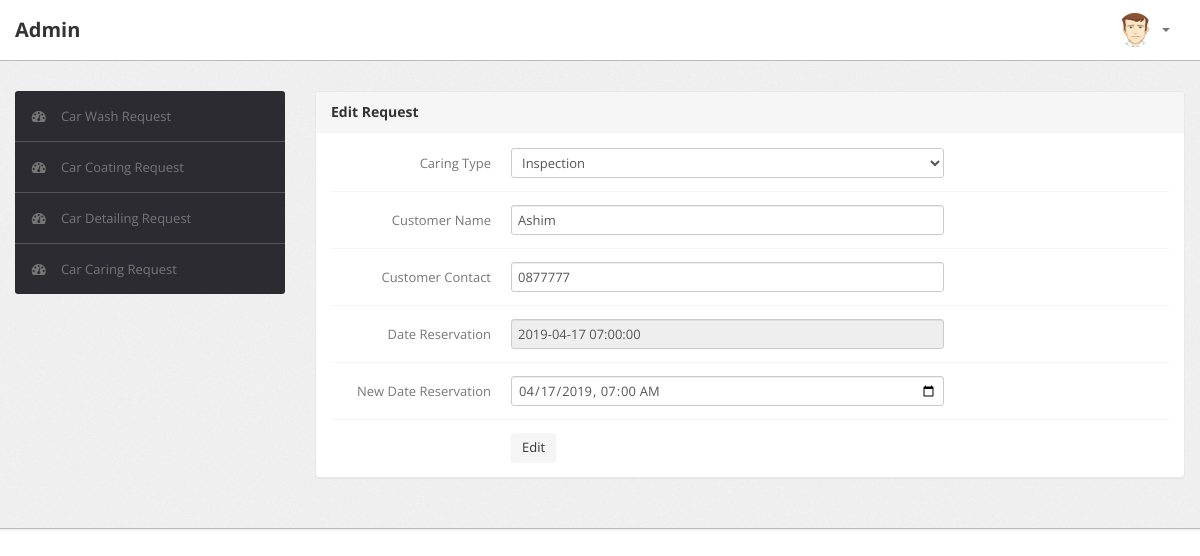
Screenshot of /admin/edit_caring.php?id=8 with the database file from the repository.
### tables this page shows
CREATE TABLE IF NOT EXISTS `caring` (
  `id` int(11) NOT NULL AUTO_INCREMENT,
  `type` varchar(100) NOT NULL,
  `name` varchar(100) NOT NULL,
  `no` varchar(100) NOT NULL,
  `date` datetime NOT NULL,
  `status` varchar(100) NOT NULL,
  PRIMARY KEY (`id`)
);

### admin/edit_caring.php (the view, shortened to what this page needs)
<?php
	$id = $_GET['id'];
	require_once('db_login.php');
	$db = new mysqli($db_host, $db_username, $db_password, $db_database);
	if (!isset($_POST["submitEditWash"])){
		$queryq = " SELECT * FROM caring WHERE id='".$id."' ";
		$resultq = $db->query( $queryq );
		if (!$resultq){
			die ("Could not query the database: <br />". $db->error);
		}else{
			while ($row = $resultq->fetch_object()){
				$id = $row->id;
				$type = $row->type;
				$name = $row->name;
				$no = $row->no;
				$date = $row->date;
			}
		}
		}
?>
<!DOCTYPE html>
<html lang="en">
<head>
	<link type="text/css" href="bootstrap/css/bootstrap.min.css" rel="stylesheet">
	<link type="text/css" href="bootstrap/css/bootstrap-responsive.min.css" rel="stylesheet">
	<link type="text/css" href="css/theme.css" rel="stylesheet">
	<link type="text/css" href="images/icons/css/font-awesome.css" rel="stylesheet">
</head>
<body>
	<div class="navbar navbar-fixed-top">
		<div class="navbar-inner">
			<div class="container">
			  	<a class="brand" href="index_admin.php">
			  		Admin
			  	</a>
				<div class="nav-collapse collapse navbar-inverse-collapse">
					<ul class="nav pull-right">
						<li><a href="#">
						</a></li>
						<li class="nav-user dropdown">
							<a href="#" class="dropdown-toggle" data-toggle="dropdown">
								<img src="images/user.png" class="nav-avatar" />
								<b class="caret"></b>
							</a>
						</li>
					</ul>
				</div>
			</div>
		</div>
	</div>
	<div class="wrapper">
		<div class="container">
			<div class="row">
				<div class="span3">
					<div class="sidebar">
						<ul class="widget widget-menu unstyled">
							<li class="active">
								<a href="index_admin.php">
									<i class="menu-icon icon-dashboard"></i>
									Car Wash Request
								</a>
							</li>
							<li>
								<a href="coating.php">
									<i class="menu-icon icon-dashboard"></i>
									Car Coating Request
								</a>
							</li>
							<li>
								<a href="detailing.php">
									<i class="menu-icon icon-dashboard"></i>
									Car Detailing Request
								</a>
							</li>
							<li>
								<a href="caring.php">
									<i class="menu-icon icon-dashboard"></i>
									Car Caring Request
								</a>
							</li>
						</ul>
					</div>
				</div>
				<div class="span9">
					<div class="content">
						<div class="module">
							<div class="module-head">
								<h3>Edit Request</h3>
							</div>
							<div class="module-body">
								<form class="form-horizontal row-fluid" role="form" method="POST" autocomplete="on" action="<?php echo htmlspecialchars($_SERVER["PHP_SELF"]);?>?id=<?php echo $id;?>" enctype="multipart/form-data">
										<div class="control-group">
											<label class="control-label" for="basicinput">Caring Type </label>
											<div class="controls">
												<select tabindex="1" value="<?php echo $type;?>" name="type" class="span8">
													<option name="type" value="Inspection"<?php if (isset($type) && $type == "Inspection") echo 'selected="true"';?>>Inspection</option>
												</select>
											</div>
										</div>
										<div class="control-group">
											<label class="control-label" for="basicinput">Customer Name</label>
											<div class="controls">
												<input type="text" name="name" pattern="[a-zA-Z\s]+" title="Letters only, space allowed" value="<?php echo $name;?>" class="span8 tip" required="">
											</div>
										</div>
										<div class="control-group">
											<label class="control-label" for="basicinput">Customer Contact</label>
											<div class="controls">
												<input type="text" name="no" pattern= "[0-9]+" title="Numbers only" value="<?php echo $no;?>" class="span8 tip" required="">
											</div>
										</div>
										<div class="control-group">
											<label class="control-label" for="basicinput">Date Reservation</label>
											<div class="controls">
												<input type="text" name="date" value="<?php echo $date;?>" class="span8 tip" readonly>
											</div>
										</div>
										<div class="control-group">
											<label class="control-label" for="basicinput">New Date Reservation</label>
											<div class="controls">
												<input type="datetime-local" name="date" value="<?php echo $date;?>" class="span8 tip" required="">
											</div>
										</div>
										<div class="control-group">
											<div class="controls">
												<button type="submit" name="submitEditWash" class="btn">Edit</button>
											</div>
										</div>
									</form>
							</div>
						</div>
					</div>
				</div>
			</div>
		</div>
	</div>
</body>

### admin/css/theme.css (style rules this page uses)
body { font-size: 13px; font-family: 'Open Sans', Arial, sans-serif; background: #fff; color: #777 }
h1, h2, h3, h4, h5, h6 { color: #333; margin-top: 0 }
h3 { font-size: 20px }
strong, b { color: #555 }
.wrapper { background: url(../images/bg.png) #eee; border-bottom: 1px solid #bbb; -webkit-box-shadow: 0 1px 2px rgba(0,0,0,0.1); -moz-box-shadow: 0 1px 2px rgba(0,0,0,0.1); box-shadow: 0 1px 2px rgba(0,0,0,0.1); padding: 30px 0 }
form { margin: 0 }
select, textarea, input[type="text"], input[type="password"], input[type="datetime"], input[type="datetime-local"], input[type="date"], input[type="month"], input[type="time"], input[type="week"], input[type="number"], input[type="email"], input[type="url"], input[type="search"], input[type="tel"], input[type="color"], .uneditable-input, label, input, button, select, textarea { -webkit-border-radius: 3px; -moz-border-radius: 3px; border-radius: 3px; font-size: 13px; font-family: 'Open Sans', Tahoma, Arial, sans-serif }
body [class^="icon-"], body [class*=" icon-"] { font-size: 14px; line-height: 20px; height: 20px }
.module { background: #fff; -webkit-border-radius: 3px; -moz-border-radius: 3px; border-radius: 3px; border: 1px solid #ccc; border-bottom-color: #bbb; -webkit-box-shadow: 0 0 1px rgba(0,0,0,0.2); -moz-box-shadow: 0 0 1px rgba(0,0,0,0.2); box-shadow: 0 0 1px rgba(0,0,0,0.2); margin-bottom: 30px }
.form-horizontal .control-group, .form-vertical .control-group { margin-bottom: 0 }
.form-horizontal .control-group+.control-group, .form-vertical .control-group+.control-group { margin-top: 13px; padding-top: 13px; border-top: 1px solid #f5f5f5 }
.navbar { position: static!important; margin: 0!important }
.navbar .navbar-inner { background: #fff; border-bottom: 1px solid #bbb; -webkit-box-shadow: 0 1px 2px rgba(0,0,0,0.15); -moz-box-shadow: 0 1px 2px rgba(0,0,0,0.15); box-shadow: 0 1px 2px rgba(0,0,0,0.15) }
.navbar .brand { color: #333; font-weight: bold; font-size: 20px; margin-right: 20px; padding: 20px }
.navbar .nav>li>a { padding: 20px 15px; font-weight: bold; color: #777 }
.nav-user>a { height: 20px }
.nav-avatar { width: 34px; height: 34px; margin: -7px 5px 0 0; -webkit-border-radius: 50%; -moz-border-radius: 50%; border-radius: 50% }
.btn, .btn-box { -webkit-border-radius: 3px; -moz-border-radius: 3px; border-radius: 3px }
.btn { font-size: 13px; font-weight: 600 }
.btn { display: inline-block; margin-bottom: 0; font-weight: 400; text-align: center; vertical-align: middle; cursor: pointer; background-image: none; border: 1px solid transparent; white-space: nowrap; padding: 4px 10px; font-size: 13px; line-height: 1.42857; border-radius: 4px; -webkit-user-select: none; -moz-user-select: none; -ms-user-select: none; user-select: none }
.widget-menu { background: #fff; -webkit-border-radius: 3px; -moz-border-radius: 3px; border-radius: 3px; overflow: hidden }
.widget-menu a { color: #555; display: block; line-height: 20px; padding: 15px; text-decoration: none!important }
.widget-menu .menu-icon { margin-right: 10px; color: #767676; -webkit-transition: all .2s ease-in-out; -moz-transition: all .2s ease-in-out; transition: all .2s ease-in-out; }
.widget-menu>li+li { border-top: 1px solid #555 }
.widget-menu>li>a { background-color: #2d2b32; color: #767676; -webkit-transition: all .2s ease-in-out; -moz-transition: all .2s ease-in-out; transition: all .2s ease-in-out; }
.module { box-shadow: 0 0 3px rgba(0,0,0,.1); border-color: #e9e9e9; margin-bottom: 20px; background-color: #fff; border-radius: 4px; -webkit-box-shadow: 0 1px 1px rgba(0,0,0,.05); box-shadow: 0 1px 1px rgba(0,0,0,.05); }
.module-head { color: #767676; background-color: #f6f6f6; border-color: #e9e9e9; padding: 10px 15px; border-bottom: 1px solid transparent; border-top-right-radius: 3px; border-top-left-radius: 3px; }
.module-head h3 { font-size: 14px; line-height: 20px; height: 20px; margin: 0 }
.module-body { padding: 15px }

### rows the page displays
caring: type "Inspection", name "Ashim", no "0877777", date "2019-04-17 07:00:00", date "04/17/2019 07:00"
